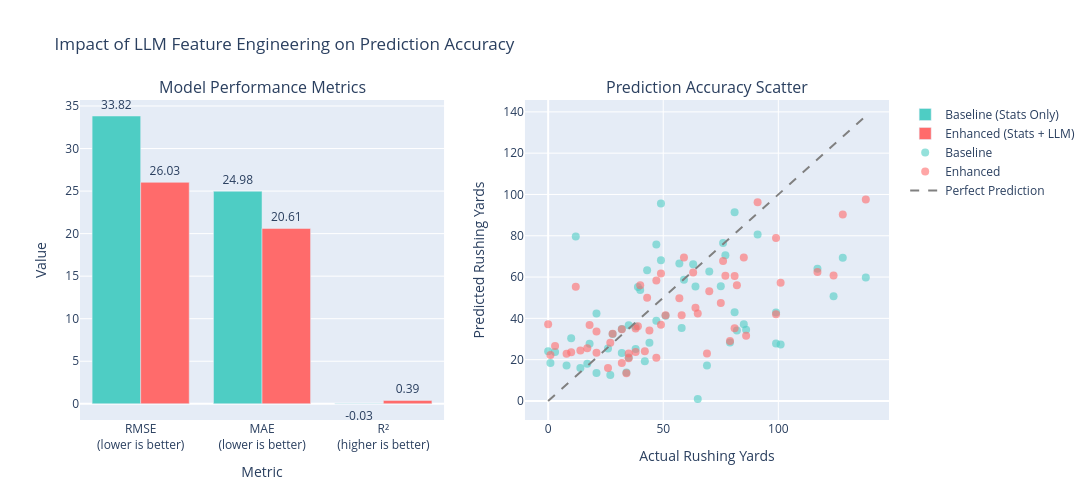

Source (notebook cell):
### Code cell
import plotly.graph_objects as go
from plotly.subplots import make_subplots

# Calculate metrics for both models
rmse_baseline = np.sqrt(mean_squared_error(y_test, y_pred_baseline))
rmse_enhanced = np.sqrt(mean_squared_error(y_test, y_pred_test))
mae_baseline = mean_absolute_error(y_test, y_pred_baseline)
mae_enhanced = mean_absolute_error(y_test, y_pred_test)
r2_baseline = r2_score(y_test, y_pred_baseline)
r2_enhanced = r2_score(y_test, y_pred_test)

# Create subplots: 1 row, 2 columns
fig = make_subplots(
    rows=1,
    cols=2,
    subplot_titles=("Model Performance Metrics", "Prediction Accuracy Scatter"),
    specs=[[{"type": "bar"}, {"type": "scatter"}]],
)

# Subplot 1: Bar chart comparing metrics
# Add annotations to indicate direction
metrics = [
    "RMSE<br>(lower is better)",
    "MAE<br>(lower is better)",
    "R²<br>(higher is better)",
]
baseline_values = [rmse_baseline, mae_baseline, r2_baseline]
enhanced_values = [rmse_enhanced, mae_enhanced, r2_enhanced]

fig.add_trace(
    go.Bar(
        name="Baseline (Stats Only)",
        x=metrics,
        y=baseline_values,
        marker_color="#4ECDC4",
        text=[f"{v:.2f}" for v in baseline_values],
        textposition="outside",
    ),
    row=1,
    col=1,
)

fig.add_trace(
    go.Bar(
        name="Enhanced (Stats + LLM)",
        x=metrics,
        y=enhanced_values,
        marker_color="#FF6B6B",
        text=[f"{v:.2f}" for v in enhanced_values],
        textposition="outside",
    ),
    row=1,
    col=1,
)

# Subplot 2: Scatter plot of actual vs predicted
fig.add_trace(
    go.Scatter(
        x=y_test,
        y=y_pred_baseline,
        mode="markers",
        name="Baseline",
        marker=dict(color="#4ECDC4", size=8, opacity=0.6),
    ),
    row=1,
    col=2,
)

fig.add_trace(
    go.Scatter(
        x=y_test,
        y=y_pred_test,
        mode="markers",
        name="Enhanced",
        marker=dict(color="#FF6B6B", size=8, opacity=0.6),
    ),
    row=1,
    col=2,
)

# Add perfect prediction line
max_yards = max(y_test.max(), y_pred_baseline.max(), y_pred_test.max())
fig.add_trace(
    go.Scatter(
        x=[0, max_yards],
        y=[0, max_yards],
        mode="lines",
        name="Perfect Prediction",
        line=dict(color="gray", dash="dash"),
    ),
    row=1,
    col=2,
)

# Update layout
fig.update_xaxes(title_text="Metric", row=1, col=1)
fig.update_yaxes(title_text="Value", row=1, col=1)
fig.update_xaxes(title_text="Actual Rushing Yards", row=1, col=2)
fig.update_yaxes(title_text="Predicted Rushing Yards", row=1, col=2)

fig.update_layout(
    title_text="Impact of LLM Feature Engineering on Prediction Accuracy",
    showlegend=True,
    height=500,
    width=1200,
)

fig.show()

# Print improvement summary
print("\n=== Improvement Summary ===")
print(
    f"RMSE Improvement: {rmse_baseline - rmse_enhanced:.2f} yards ({(rmse_baseline - rmse_enhanced)/rmse_baseline*100:.1f}%) ⬇️"
)
print(
    f"MAE Improvement: {mae_baseline - mae_enhanced:.2f} yards ({(mae_baseline - mae_enhanced)/mae_baseline*100:.1f}%) ⬇️"
)
print(
    f"R² Improvement: {r2_enhanced - r2_baseline:.3f} ({(r2_enhanced - r2_baseline)/abs(r2_baseline)*100:.1f}%) ⬆️"
)

### Figure 1 — Plotly figure (JSON) as saved in the notebook; plotly's stock layout.template omitted (floating-point values rounded to 4 significant figures)
{"data": [{"marker": {"color": "#4ECDC4"}, "name": "Baseline (Stats Only)", "text": ["33.82", "24.98", "-0.03"], "textposition": "outside", "type": "bar", "x": ["RMSE<br>(lower is better)", "MAE<br>(lower is better)", "R²<br>(higher is better)"], "xaxis": "x", "y": [33.82, 24.98, -0.02532], "yaxis": "y"}, {"marker": {"color": "#FF6B6B"}, "name": "Enhanced (Stats + LLM)", "text": ["26.03", "20.61", "0.39"], "textposition": "outside", "type": "bar", "x": ["RMSE<br>(lower is better)", "MAE<br>(lower is better)", "R²<br>(higher is better)"], "xaxis": "x", "y": [26.03, 20.61, 0.3929], "yaxis": "y"}, {"marker": {"color": "#4ECDC4", "opacity": 0.6, "size": 8}, "mode": "markers", "name": "Baseline", "type": "scatter", "x": [42, 49, 70, 34, 47, 43, 8, 28, 64, 12, 86, 32, 101, 76, 38, 27, 49, 38, 99, 124, 85, 35, 117, 17, 51, 57, 21, 77, 81, 81, 1, 75, 65, 40, 59, 44, 99, 91, 39, 0, 63, 21, 26, 3, 35, 138, 10, 18, 47, 69, 128, 79, 14, 58, 32, 82], "xaxis": "x2", "y": [19.22, 95.62, 62.73, 13.82, 75.82, 63.36, 17.22, 32.44, 55.43, 79.63, 34.5, 23.23, 27.32, 76.52, 36.05, 12.53, 68.19, 25.17, 27.88, 50.7, 37.11, 21.0, 64.01, 18.05, 41.29, 66.54, 42.38, 70.52, 91.4, 42.91, 18.36, 55.54, 0.9562, 53.74, 58.68, 28.21, 42.82, 80.68, 55.19, 24.07, 66.2, 13.57, 25.39, 23.76, 36.65, 59.74, 30.34, 27.68, 38.88, 17.16, 69.33, 28.3, 16.03, 35.31, 34.82, 34.11], "yaxis": "y2"}, {"marker": {"color": "#FF6B6B", "opacity": 0.6, "size": 8}, "mode": "markers", "name": "Enhanced", "type": "scatter", "x": [42, 49, 70, 34, 47, 43, 8, 28, 64, 12, 86, 32, 101, 76, 38, 27, 49, 38, 99, 124, 85, 35, 117, 17, 51, 57, 21, 77, 81, 81, 1, 75, 65, 40, 59, 44, 99, 91, 39, 0, 63, 21, 26, 3, 35, 138, 10, 18, 47, 69, 128, 79, 14, 58, 32, 82], "xaxis": "x2", "y": [24.09, 61.76, 53.1, 13.46, 58.37, 50.01, 22.93, 32.5, 45.12, 55.36, 31.53, 18.44, 57.3, 67.84, 23.71, 28.25, 36.91, 35.16, 41.96, 60.82, 69.43, 20.63, 62.46, 25.56, 41.52, 49.76, 33.61, 60.63, 60.51, 35.21, 22.3, 47.5, 42.34, 56.05, 69.48, 34.09, 78.94, 96.23, 36.23, 37.14, 62.22, 23.35, 15.91, 26.63, 23.02, 97.53, 23.62, 36.83, 20.88, 23.04, 90.26, 28.99, 24.42, 41.47, 34.77, 56.06], "yaxis": "y2"}, {"line": {"color": "gray", "dash": "dash"}, "mode": "lines", "name": "Perfect Prediction", "type": "scatter", "x": [0, 138], "xaxis": "x2", "y": [0, 138], "yaxis": "y2"}], "layout": {"annotations": [{"font": {"size": 16}, "showarrow": false, "text": "Model Performance Metrics", "x": 0.225, "xanchor": "center", "xref": "paper", "y": 1, "yanchor": "bottom", "yref": "paper"}, {"font": {"size": 16}, "showarrow": false, "text": "Prediction Accuracy Scatter", "x": 0.775, "xanchor": "center", "xref": "paper", "y": 1, "yanchor": "bottom", "yref": "paper"}], "height": 500, "showlegend": true, "title": {"text": "Impact of LLM Feature Engineering on Prediction Accuracy"}, "width": 1200, "xaxis": {"anchor": "y", "domain": [0, 0.45], "title": {"text": "Metric"}}, "xaxis2": {"anchor": "y2", "domain": [0.55, 1], "title": {"text": "Actual Rushing Yards"}}, "yaxis": {"anchor": "x", "domain": [0, 1], "title": {"text": "Value"}}, "yaxis2": {"anchor": "x2", "domain": [0, 1], "title": {"text": "Predicted Rushing Yards"}}}}
